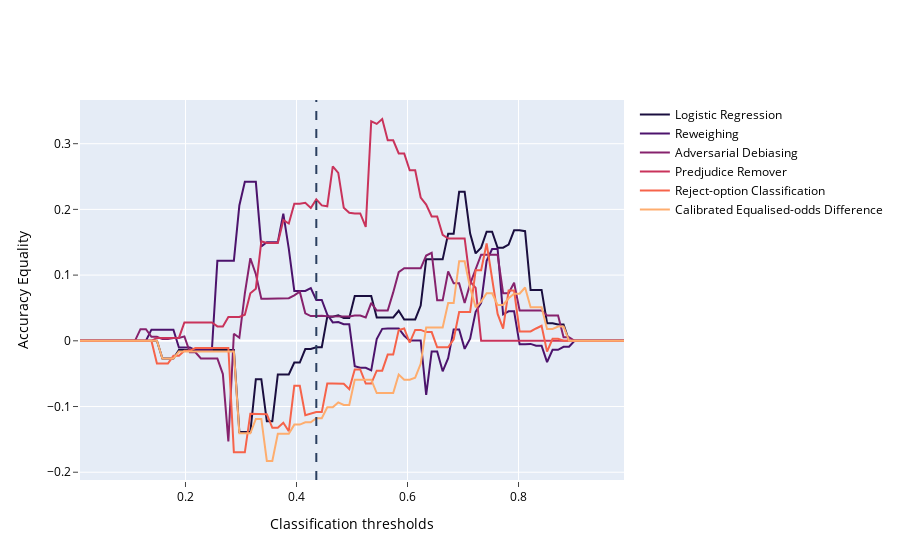

Notebook source saved alongside this figure:
### Code cell
acc_equal_files = {'Files' : ['LR_acc_equal_arr.json', 'RW_acc_equal_arr.json', 'AD_acc_equal_arr.json', 
    'PR_acc_equal_arr.json', 'ROC_acc_equal_arr.json', 'CEOD_acc_equal_arr.json'], 
    'Names': ['Logistic Regression', 'Reweighing', 'Adversarial Debiasing', 'Predjudice Remover', 
    'Reject-option Classification', 'Calibrated Equalised-odds Difference']}
plot_plotly_graphs(metric = 'Accuracy Equality', filenames = acc_equal_files, filepath = 'acc_eq_plotly.html')
